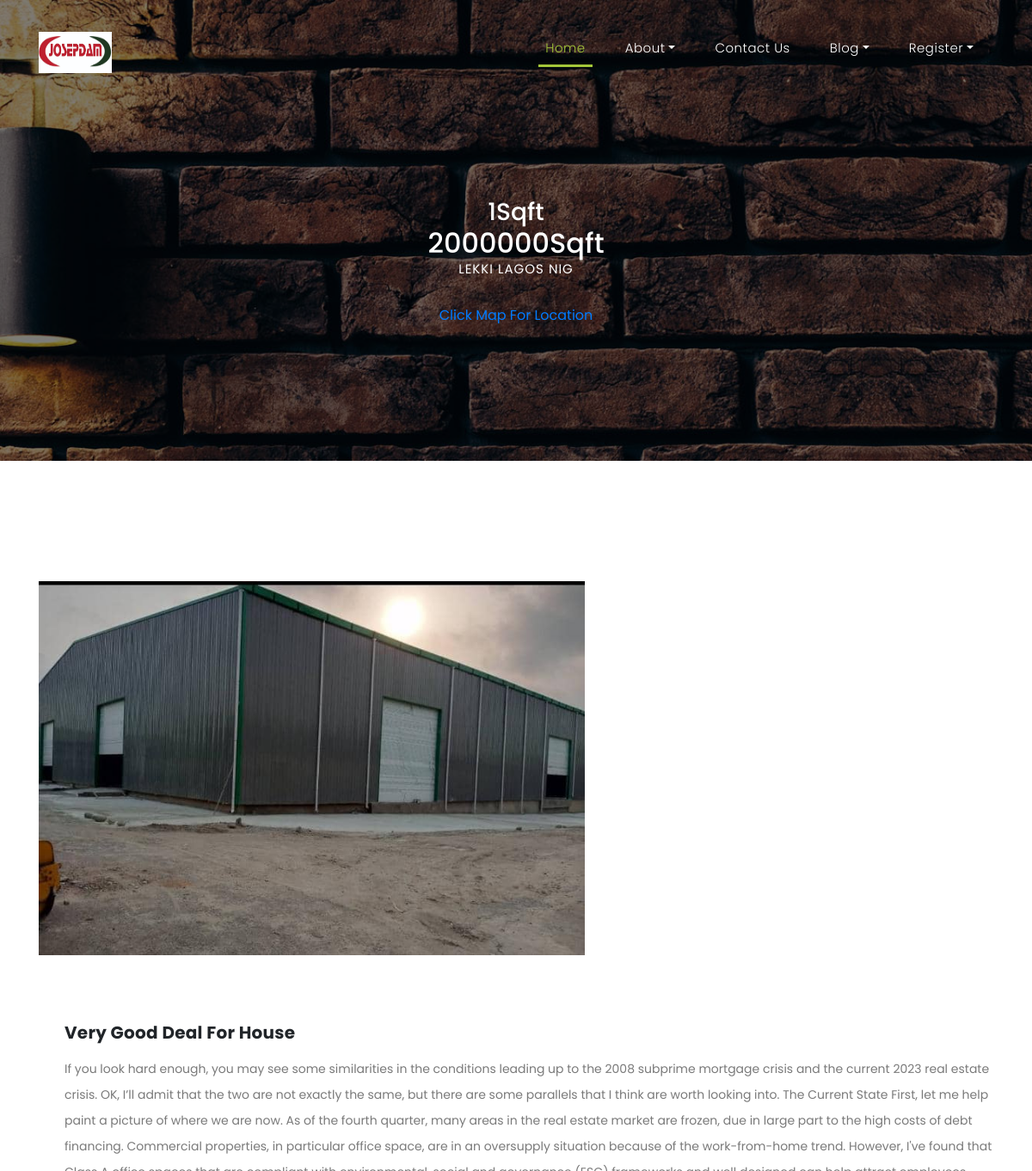
Before: /article/2/ (upper part) with the older database file.
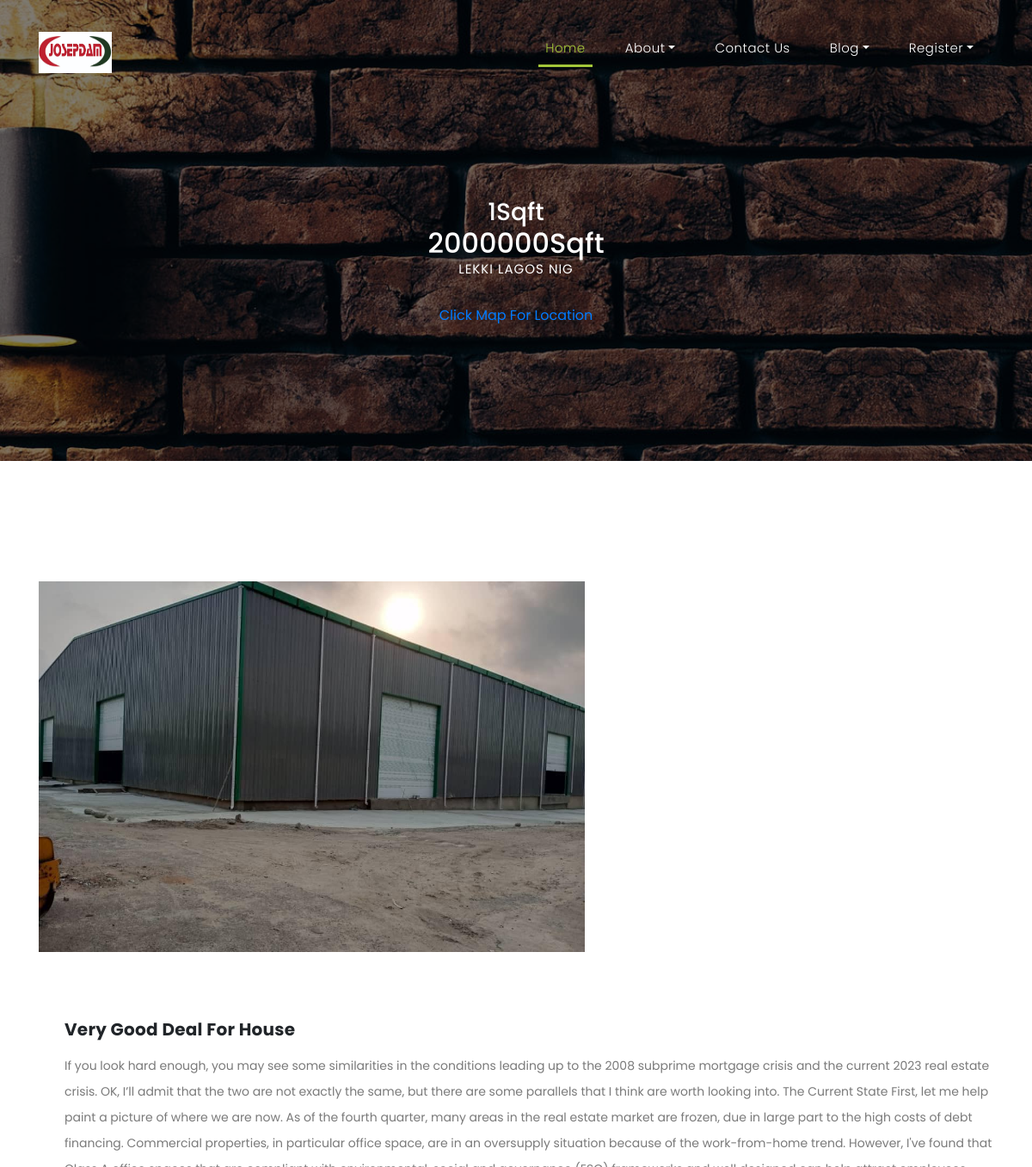
After: the same page with the newer database file.
### josepdam/models.py (models this page shows, shortened)
class ConstructionPost(models.Model):
    title = models.CharField(max_length=255, blank=True, null=True)
    description = models.TextField()
    slug = models.SlugField (max_length=255)
    img = models.ImageField ( upload_to= 'image/')
    publish_date = models.DateTimeField (auto_now_add= True)
    author = models.ForeignKey(User, on_delete=models.CASCADE)
    price = models.IntegerField()
    rent = models.IntegerField()
    location = models.CharField(max_length = 200,blank=True, null=True)
    likes = models.ManyToManyField(User, related_name='blog_posts')
    class Meta:
        ordering =['-publish_date']

### josepdam/views.py (the view, shortened to what this page needs)
# urls.py: path('article/<int:pk>/', ArticleDetailView.as_view(), name="detail"),
class ArticleDetailView(DetailView):
    model = ConstructionPost
    template_name = 'josep/article_detail.html'

### templates/josep/article_detail.html (shortened to what this page needs)
{% extends "base.html" %}
{% load static %}
{% block content%}
    <div class="page-heading header-text">
      <div class="container">
        <div class="row">
          <div class="col-md-12">
              <h3> <small><del></small> <sup></sup>{{ object.rent }}Sqft</h3>
            <h2> <small><del></small> <sup></sup>{{ object.price }}Sqft</h2>
            <span>{{ object.location }}</span><br>
            <a href="https://www.google.com/maps/place/19+Fatai+Atere+Way,+Papa+Ajao,+Lagos+102215,+Lagos/@6.5426072,3.346583,17z/data=!3m1!4b1!4m6!3m5!1s0x103b8ddcceb1bde9:0x7414a521bcbf2a78!8m2!3d6.5426072!4d3.3491579!16s%2Fg%2F11c2cl8dnh?entry=ttu" class="btn btn-blue">Click Map For Location</a>
          </div>
        </div>
      </div>
    </div>
    <div class="services">
      <div class="container">
        <div class="row">
          <div class="col-md-7">
            <div>
              {% if object.img %}
              <img src="{{ object.img.url }}" alt="" class="img-fluid wc-image">
              {% endif %}
            </div> <br>
          </div>
        </div> <br>
        <div class="tabs-content" style="display: block;">
          <h4>{{ object.title }}</h4>
          <p>{{ object.description|truncatechars:9000 }}</p>
        </div> <hr>
        </div>
        <br>
        <br>
        <br>
      </div>
{% endblock %}

Changed rows visible on the page:
changed ConstructionPost "Very Good Deal For House": img: a different picture
